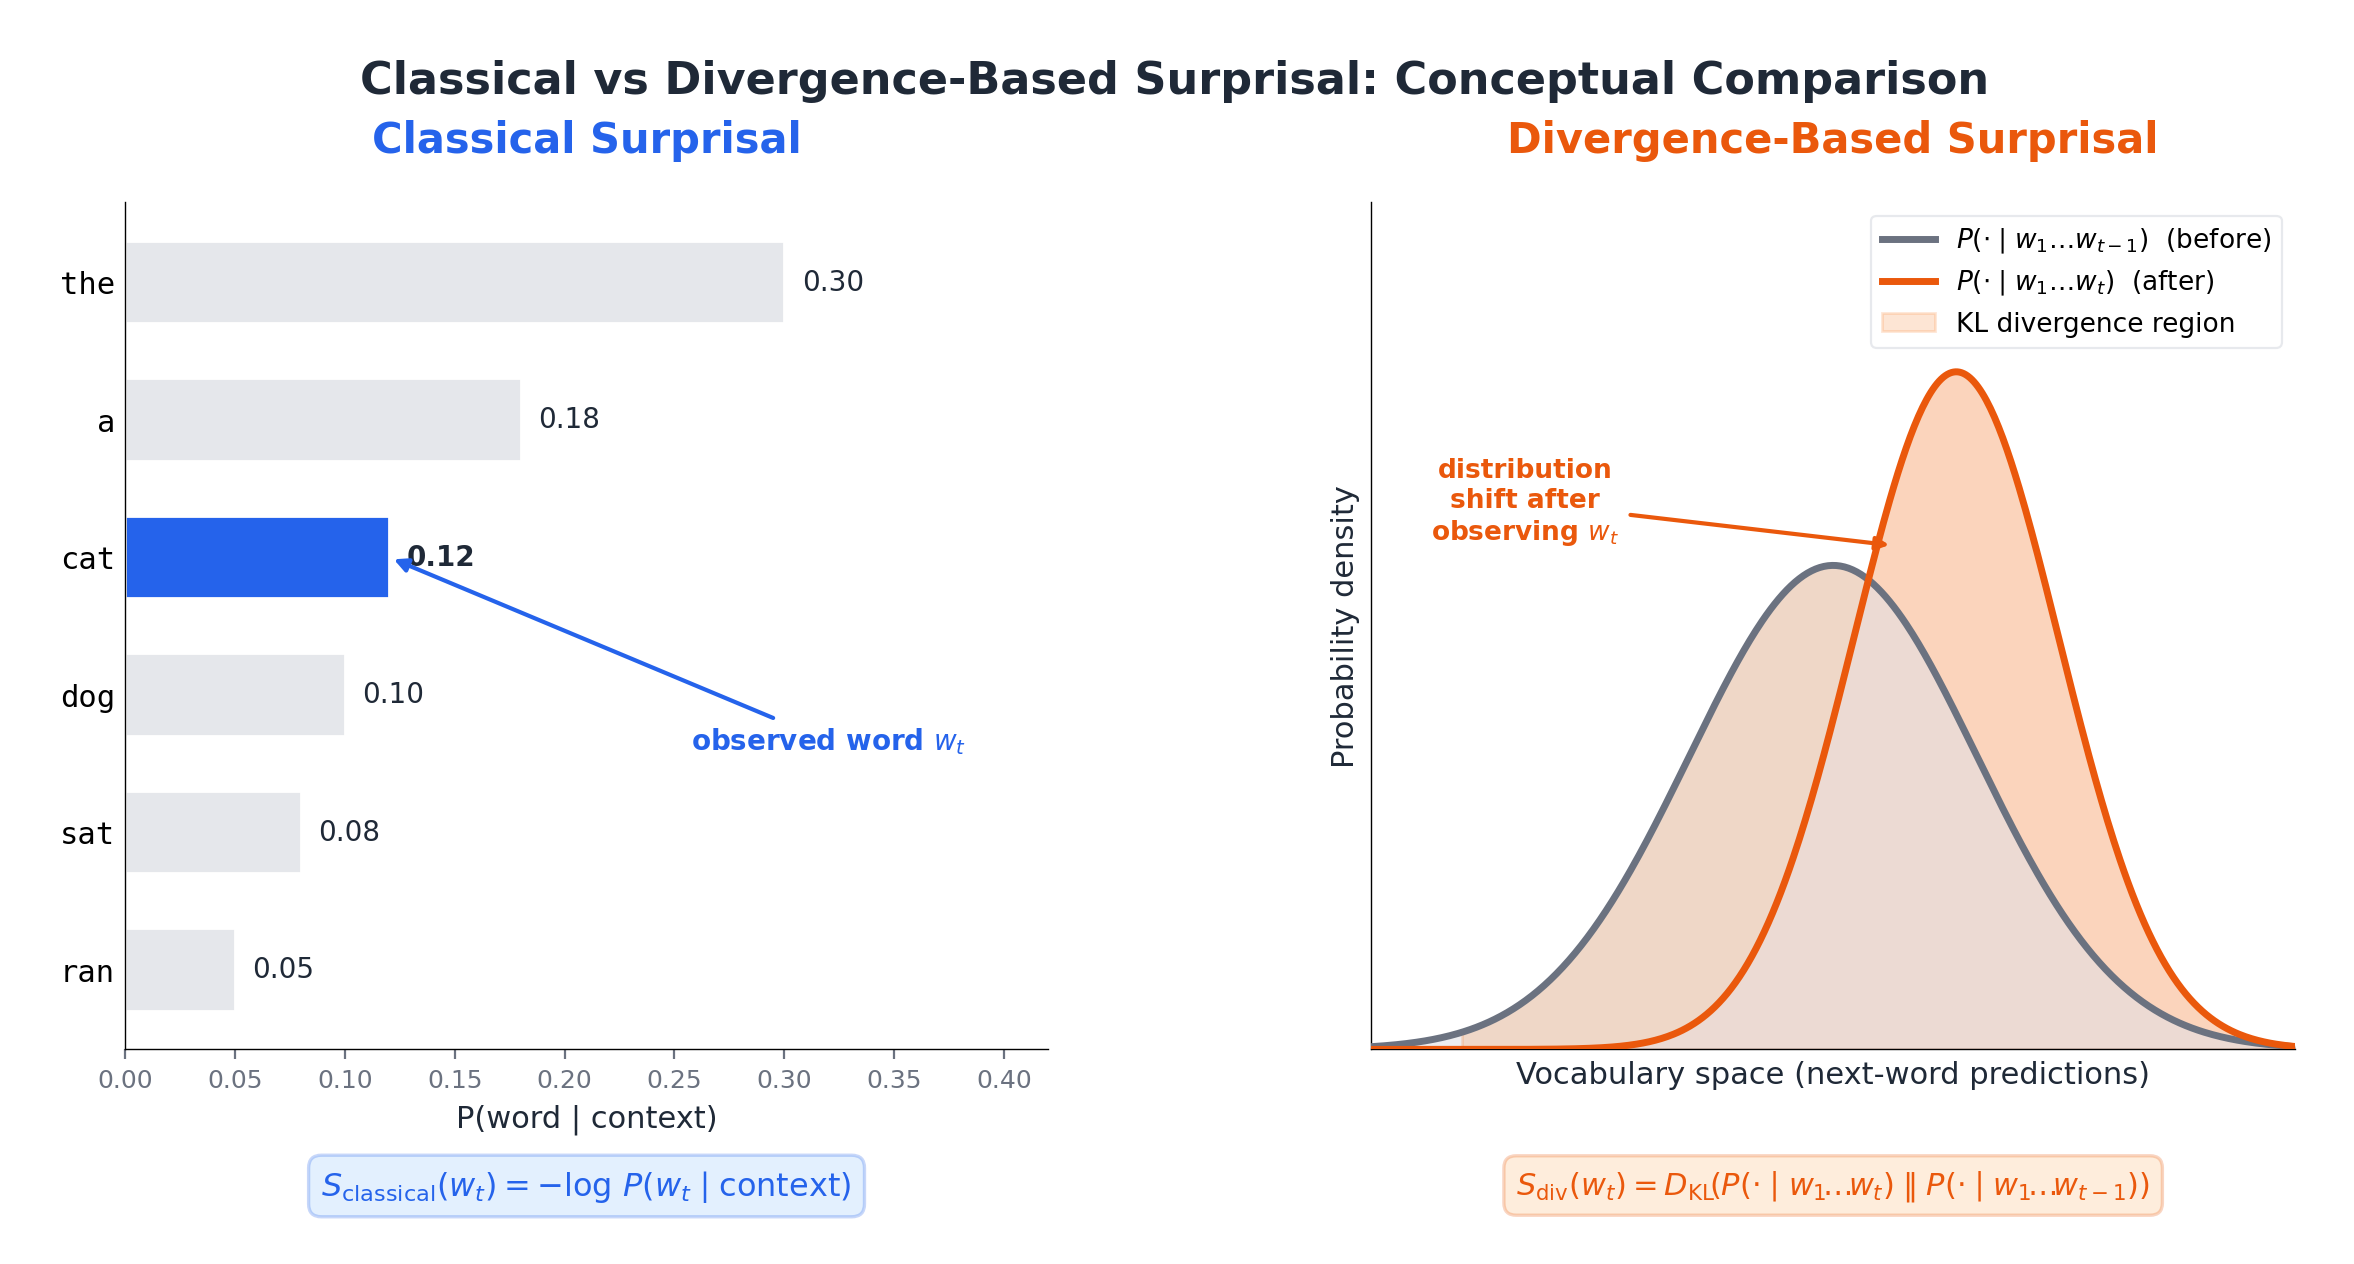

This chart was generated by the following Python code:
import matplotlib.pyplot as plt
import matplotlib.patches as mpatches
import numpy as np
from matplotlib.patches import FancyArrowPatch
from scipy.stats import norm

# ── Configuration ──────────────────────────────────────────────────────────
BLUE = "#2563EB"
BLUE_LIGHT = "#93C5FD"
ORANGE = "#EA580C"
ORANGE_LIGHT = "#FDBA74"
GRAY = "#6B7280"
GRAY_LIGHT = "#E5E7EB"
BG = "#FFFFFF"
TEXT_DARK = "#1F2937"
SHADE_COLOR = "#F97316"

fig, (ax_left, ax_right) = plt.subplots(1, 2, figsize=(14, 5.5),
                                         gridspec_kw={"wspace": 0.35})
fig.patch.set_facecolor(BG)

# ══════════════════════════════════════════════════════════════════════════
# LEFT PANEL — Classical Surprisal
# ══════════════════════════════════════════════════════════════════════════
ax_left.set_facecolor(BG)
ax_left.set_title("Classical Surprisal", fontsize=15, fontweight="bold",
                   color=BLUE, pad=18)

# Vocabulary words and their probabilities (conceptual)
words = ["the", "a", "cat", "dog", "sat", "ran"]
probs = [0.30, 0.18, 0.12, 0.10, 0.08, 0.05]
colors = [GRAY_LIGHT] * len(words)

# Highlight the observed word
observed_idx = 2  # "cat"
colors[observed_idx] = BLUE

bars = ax_left.barh(range(len(words)), probs, color=colors, edgecolor="white",
                    height=0.6, zorder=2)

# Add probability labels
for i, (w, p) in enumerate(zip(words, probs)):
    ax_left.text(p + 0.008, i, f"{p:.2f}", va="center", ha="left",
                 fontsize=10, color=TEXT_DARK,
                 fontweight="bold" if i == observed_idx else "normal")

ax_left.set_yticks(range(len(words)))
ax_left.set_yticklabels(words, fontsize=11, fontfamily="monospace")
ax_left.set_xlabel("P(word | context)", fontsize=11, color=TEXT_DARK)
ax_left.set_xlim(0, 0.42)
ax_left.invert_yaxis()

# Remove spines
for spine in ["top", "right"]:
    ax_left.spines[spine].set_visible(False)
ax_left.spines["left"].set_linewidth(0.5)
ax_left.spines["bottom"].set_linewidth(0.5)
ax_left.tick_params(axis="x", labelsize=9, colors=GRAY)
ax_left.tick_params(axis="y", length=0)

# Arrow pointing to observed word
ax_left.annotate("observed word $w_t$",
                 xy=(probs[observed_idx], observed_idx),
                 xytext=(0.32, observed_idx + 1.4),
                 fontsize=10, color=BLUE, fontweight="bold",
                 arrowprops=dict(arrowstyle="-|>", color=BLUE, lw=1.5),
                 ha="center")

# Formula box
formula_text = r"$S_{\mathrm{classical}}(w_t) = -\log\, P(w_t \mid \mathrm{context})$"
ax_left.text(0.50, -0.14, formula_text, transform=ax_left.transAxes,
             fontsize=11.5, ha="center", va="top", color=BLUE,
             bbox=dict(boxstyle="round,pad=0.4", facecolor=BLUE_LIGHT,
                       edgecolor=BLUE, alpha=0.25, linewidth=1.2))

# ══════════════════════════════════════════════════════════════════════════
# RIGHT PANEL — Divergence-Based Surprisal
# ══════════════════════════════════════════════════════════════════════════
ax_right.set_facecolor(BG)
ax_right.set_title("Divergence-Based Surprisal", fontsize=15,
                    fontweight="bold", color=ORANGE, pad=18)

# Create two predictive distributions (conceptual Gaussians over vocab space)
x = np.linspace(-4, 6, 500)

# Before observing w_t: broader, centered earlier
mu_before, sigma_before = 1.0, 1.4
pdf_before = norm.pdf(x, mu_before, sigma_before)

# After observing w_t: shifted and tighter
mu_after, sigma_after = 2.2, 1.0
pdf_after = norm.pdf(x, mu_after, sigma_after)

# Plot the two distributions
ax_right.plot(x, pdf_before, color=GRAY, lw=2.5, label=r"$P(\cdot \mid w_1 \ldots w_{t-1})$  (before)",
              zorder=3)
ax_right.plot(x, pdf_after, color=ORANGE, lw=2.5, label=r"$P(\cdot \mid w_1 \ldots w_t)$  (after)",
              zorder=3)

# Fill distributions lightly
ax_right.fill_between(x, pdf_before, alpha=0.12, color=GRAY, zorder=1)
ax_right.fill_between(x, pdf_after, alpha=0.12, color=ORANGE, zorder=1)

# Shade the KL divergence region (between the two curves where they overlap)
# Use a hatch pattern in the overlap region for visual emphasis
y_min = np.minimum(pdf_before, pdf_after)
y_max = np.maximum(pdf_before, pdf_after)

# Shade the area between the two curves to represent divergence
ax_right.fill_between(x, pdf_before, pdf_after,
                      where=(pdf_before > 0.01) | (pdf_after > 0.01),
                      alpha=0.18, color=SHADE_COLOR, zorder=2,
                      label="KL divergence region")

# Axis formatting
ax_right.set_xlabel("Vocabulary space (next-word predictions)", fontsize=11,
                    color=TEXT_DARK)
ax_right.set_ylabel("Probability density", fontsize=11, color=TEXT_DARK)
ax_right.set_xlim(-3.5, 5.5)
ax_right.set_ylim(0, max(pdf_after.max(), pdf_before.max()) * 1.25)
ax_right.set_xticks([])
ax_right.set_yticks([])

for spine in ["top", "right"]:
    ax_right.spines[spine].set_visible(False)
ax_right.spines["left"].set_linewidth(0.5)
ax_right.spines["bottom"].set_linewidth(0.5)

# Legend
leg = ax_right.legend(fontsize=9.5, loc="upper right", frameon=True,
                      framealpha=0.9, edgecolor=GRAY_LIGHT, fancybox=True)
leg.get_frame().set_linewidth(0.8)

# Annotation: KL divergence arrow
# Point to the middle of the divergence region
mid_x = 1.6
mid_y_before = norm.pdf(mid_x, mu_before, sigma_before)
mid_y_after = norm.pdf(mid_x, mu_after, sigma_after)
mid_y = (mid_y_before + mid_y_after) / 2

ax_right.annotate("distribution\nshift after\nobserving $w_t$",
                  xy=(mid_x, mid_y),
                  xytext=(-2.0, 0.30),
                  fontsize=9.5, color=ORANGE, fontweight="bold",
                  ha="center",
                  arrowprops=dict(arrowstyle="-|>", color=ORANGE, lw=1.5))

# Formula box
formula_div = (r"$S_{\mathrm{div}}(w_t) = D_{\mathrm{KL}}\!("
               r"P(\cdot \mid w_1\!\ldots\!w_t)\;\|\;"
               r"P(\cdot \mid w_1\!\ldots\!w_{t-1}))$")
ax_right.text(0.50, -0.14, formula_div, transform=ax_right.transAxes,
              fontsize=11, ha="center", va="top", color=ORANGE,
              bbox=dict(boxstyle="round,pad=0.4", facecolor=ORANGE_LIGHT,
                        edgecolor=ORANGE, alpha=0.25, linewidth=1.2))

# ── Global title ───────────────────────────────────────────────────────────
fig.suptitle("Classical vs Divergence-Based Surprisal: Conceptual Comparison",
             fontsize=16, fontweight="bold", color=TEXT_DARK, y=1.01)

plt.tight_layout(rect=[0, 0.02, 1, 0.96])
plt.savefig("/home/wangni/notion-figures/conll/paper3_fig1.png",
            dpi=200, bbox_inches="tight", facecolor=BG, pad_inches=0.3)
plt.close()
print("Saved: /home/wangni/notion-figures/conll/paper3_fig1.png")
